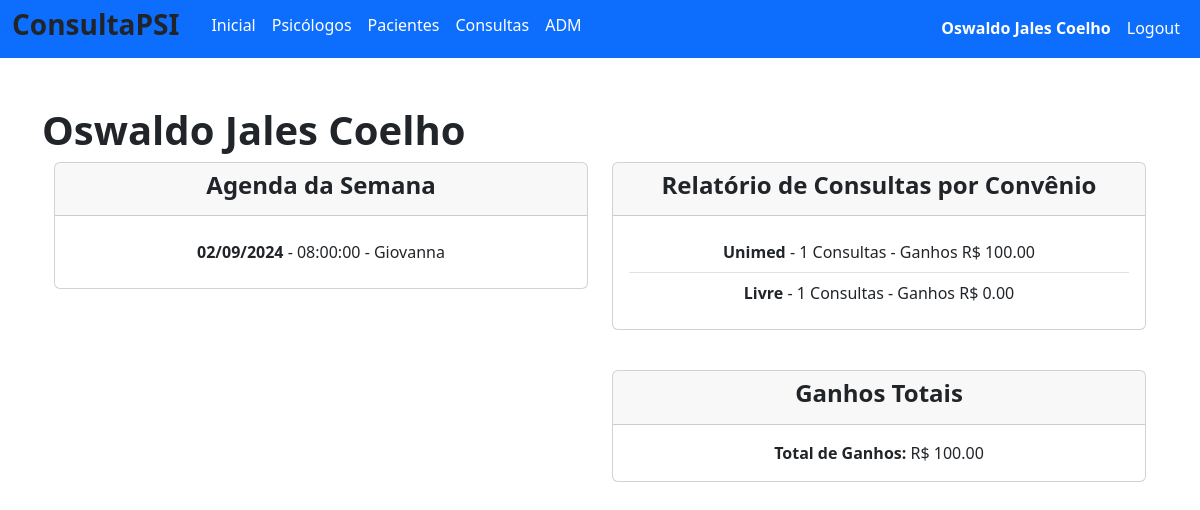
Page / (signed in) on the earlier database version.
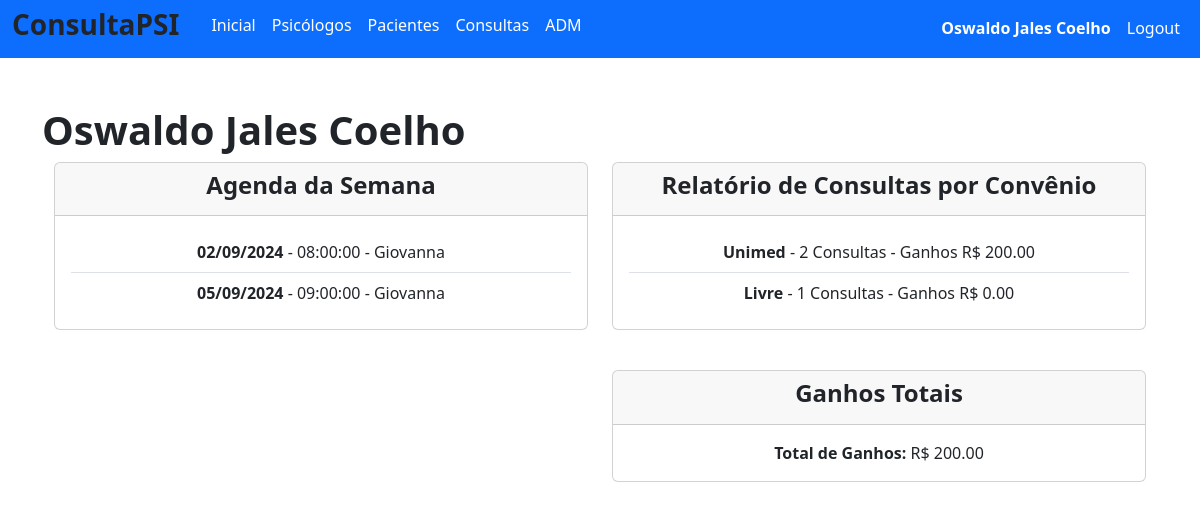
Same page on the later database version.
### database/models/consulta_model.py (models this page shows, shortened)
class Consulta(db.Model):
    __tablename__ = 'consulta'
    id = db.Column(db.Integer, primary_key=True, autoincrement=True)
    data_marcacao = db.Column('data_marcacao', db.String(50), nullable=False)
    data_consulta = db.Column('data_consulta', db.Date, nullable=False)
    hora_consulta = db.Column('hora_consulta', db.Time, nullable=False)
    duracao = db.Column('duracao', db.String(8), nullable=False, default="00:50:00")
    consulta_status_id = db.Column('consulta_status_id', db.Integer, db.ForeignKey('status_consulta.id'), nullable=False)
    convenios_id = db.Column('convenios_id', db.Integer, db.ForeignKey('convenio.id'), nullable=False)
    id_paciente = db.Column('id_paciente', db.Integer, db.ForeignKey('paciente.id'), nullable=False)
    psi_id = db.Column('psi_id', db.Integer, db.ForeignKey('user.id'), nullable=False)
    paciente = db.relationship('Paciente', backref='consultas')
    convenio = db.relationship('Convenio', backref='consultas')
    psi = db.relationship('User', backref='consultas')
    status = db.relationship('StatusConsulta', backref='consultas')
    transcricao = db.relationship('Transcricao', uselist=False, backref='consulta')

### database/models/paciente_model.py (models this page shows, shortened)
class Paciente(db.Model):
    __tablename__ = 'paciente'
    id = db.Column(db.Integer, primary_key=True, autoincrement=True)
    nome = db.Column(db.String(50), nullable=False)
    sobrenome = db.Column(db.String(150), nullable=False)
    cpf = db.Column(db.String(11), nullable=False, unique=True)
    nascimento = db.Column(db.Date, nullable=False)
    genero = db.Column(db.String(30), nullable=False)
    email = db.Column(db.String(50), nullable=False, unique=True)
    ocupacao = db.Column(db.String(50), nullable=False)
    cep = db.Column(db.String(8), nullable=False)
    endereco = db.Column(db.String(150), nullable=False)
    endereco_complemento = db.Column(db.String(150), nullable=False)
    fone = db.Column(db.String(15), nullable=False)
    datainicio = db.Column(db.Date, nullable=False)
    convenios_id = db.Column(db.Integer, db.ForeignKey('convenio.id'), nullable=True)

### database/models/convenio_model.py (models this page shows, shortened)
class Convenio(db.Model):
    __tablename__ = "convenio"
    id = db.Column(db.Integer, primary_key=True)
    convenio = db.Column('convenio', db.String(150), unique=True, nullable=False)
    valor_consulta = db.Column('valor_consulta', db.Float, nullable=False)
    user_id = db.Column(db.Integer, db.ForeignKey('user.id'))

### main.py (the view)
@app.route('/')
def index():
    if not current_user.is_authenticated:
        return redirect('/login')
    if current_user.tipo == 'não informado':
        return redirect(f'/user/finalizar/{current_user.id}')
    if current_user.tipo == 'psicólogo':
        hoje = datetime.today().date()
        semana_inicio = hoje - timedelta(days=hoje.weekday())
        semana_fim = semana_inicio + timedelta(days=6)
        consultas_semana, _ = ConsultaService.get_consultas_by_date_range(start_date=semana_inicio, end_date=semana_fim, psi_id=current_user.id)
        relatorio_convenio, ganhos = ConsultaService.get_relatorio_convenio_e_ganhos(current_user.id)
        return render_template('index.html', consultas_semana=consultas_semana, relatorio_convenio=relatorio_convenio, ganhos=ganhos)
    return render_template('index.html')

### routes/login.py (called while the page is built)
@login_manager.user_loader
def get_user(id):
    return User.query.get(id)

### service/consulta_service.py (called while the page is built)
    @staticmethod
    def get_consultas_by_date_range(start_date, end_date, psi_id=None):
        try:
            query = Consulta.query.filter(Consulta.data_consulta.between(start_date, end_date))
            if psi_id:
                query = query.filter_by(psi_id=psi_id)
            consultas = query.order_by(asc(Consulta.data_consulta)).all()
            return consultas, None
        except Exception as e:
            return None, str(e)

### templates/index.html
{% extends 'base.html' %}
{% block conteudo %}
{% if current_user.is_authenticated %}
    {% if current_user.tipo == 'não informado' %}
    <h3>Precisamos terminar seu cadastro!</h3>
    <br>
    <form method="post" action="/user/update/{{ current_user.id }}">
        <div class="mb-3">
            <label for="psi_id" class="form-label">Função:</label>
            <select class="form-select" id="psi_id" name="psi_id" aria-label="Default select example" onchange="toggleFields()">
                <option selected value=""> - </option>
                <option value="atendente">Atendente</option>
                <option value="psicólogo">Psicólogo</option>
            </select>
        </div>
        <div class="mb-3">
            <label for="crp" class="form-label">CRP:</label>
            <input class="form-control" type="text" id="crp" name="crp" disabled>
        </div>
        <div class="mb-3">
            <label for="abordagem" class="form-label">Abordagem:</label>
            <input class="form-control" type="text" id="abordagem" name="abordagem" disabled>
        </div>
        <input type="submit" class="btn btn-primary" value="Cadastrar">
        <br>
    </form>
    <script>
        function toggleFields() {
            var psiId = document.getElementById('psi_id').value;
            var crpField = document.getElementById('crp');
            var abordagemField = document.getElementById('abordagem');
            if (psiId === 'psicólogo') {
                crpField.disabled = false;
                abordagemField.disabled = false;
            } else {
                crpField.value = '';
                abordagemField.value = '';
                crpField.disabled = true;
                abordagemField.disabled = true;
            }
        }
        // Initialize the state of the fields based on the selected value on page load
        document.addEventListener('DOMContentLoaded', function() {
            toggleFields();
        });
    </script>
    {% elif current_user.tipo == 'psicólogo' %}
    <h1><strong>{{ current_user.nome }} {{ current_user.sobrenome }}</strong></h1>
    <div class="container text-center">
        <div class="row">
            <div class="col-md-6">
                <div class="card">
                    <div class="card-header">
                        <h4><strong>Agenda da Semana</strong></h4>
                    </div>
                    <div class="card-body">
                        {% if consultas_semana %}
                            <ul class="list-group list-group-flush">
                                {% for consulta in consultas_semana %}
                                    <li class="list-group-item">
                                        <p class="mb-0"> <strong>{{ consulta.data_consulta.strftime('%d/%m/%Y') }} </strong> - {{ consulta.hora_consulta }} - {{ consulta.paciente.nome }}</p>
                                    </li>
                                {% endfor %}
                            </ul>
                        {% else %}
                            <p class="card-text"><strong>Nenhuma consulta agendada</strong></p>
                        {% endif %}
                    </div>
                </div>
            </div>
            <div class="col-md-6">
                <div class="card">
                    <div class="card-header">
                        <h4><strong>Relatório de Consultas por Convênio</strong></h4>
                    </div>
                    <div class="card-body">
                        {% if relatorio_convenio %}
                            <ul class="list-group list-group-flush">
                                {% for item in relatorio_convenio %}
                                    <li class="list-group-item">
                                        <p class="mb-0"><strong>{{ item.convenio }}</strong> - {{ item.quantidade }} Consultas - Ganhos R$ {{ "%.2f"|format(item.ganhos) }}</p>
                                    </li>
                                {% endfor %}
                            </ul>
                        {% else %}
                            <p class="card-text"><strong>Nenhum dado disponível</strong></p>
                        {% endif %}
                    </div>
                </div>
                <br>
                <div class="card mt-3">
                    <div class="card-header">
                        <h4><strong>Ganhos Totais</strong></h4>
                    </div>
                    <div class="card-body">
                        <p class="card-text"><strong>Total de Ganhos:</strong> R$ {{ "%.2f"|format(ganhos) }}</p>
                    </div>
                </div>
            </div>
        </div>
    </div>
    {% else %}
    <h3>Atendente</h3>
    {% endif %}
{% else %}
    <p>Você precisa estar autenticado para acessar esta página. <a href="/login">Faça login</a></p>
{% endif %}
{% endblock %}

Differences in the rows shown:
added Consulta: data_consulta "05/09/2024", hora_consulta "09:00:00", paciente.nome "Giovanna"
computed for Convenio "Unimed": quantidade "1" → "2"; ganhos "100.00" → "200.00"
Other differences:
{{ "%.2f"|format(ganhos) }}: "100.00" → "200.00"
